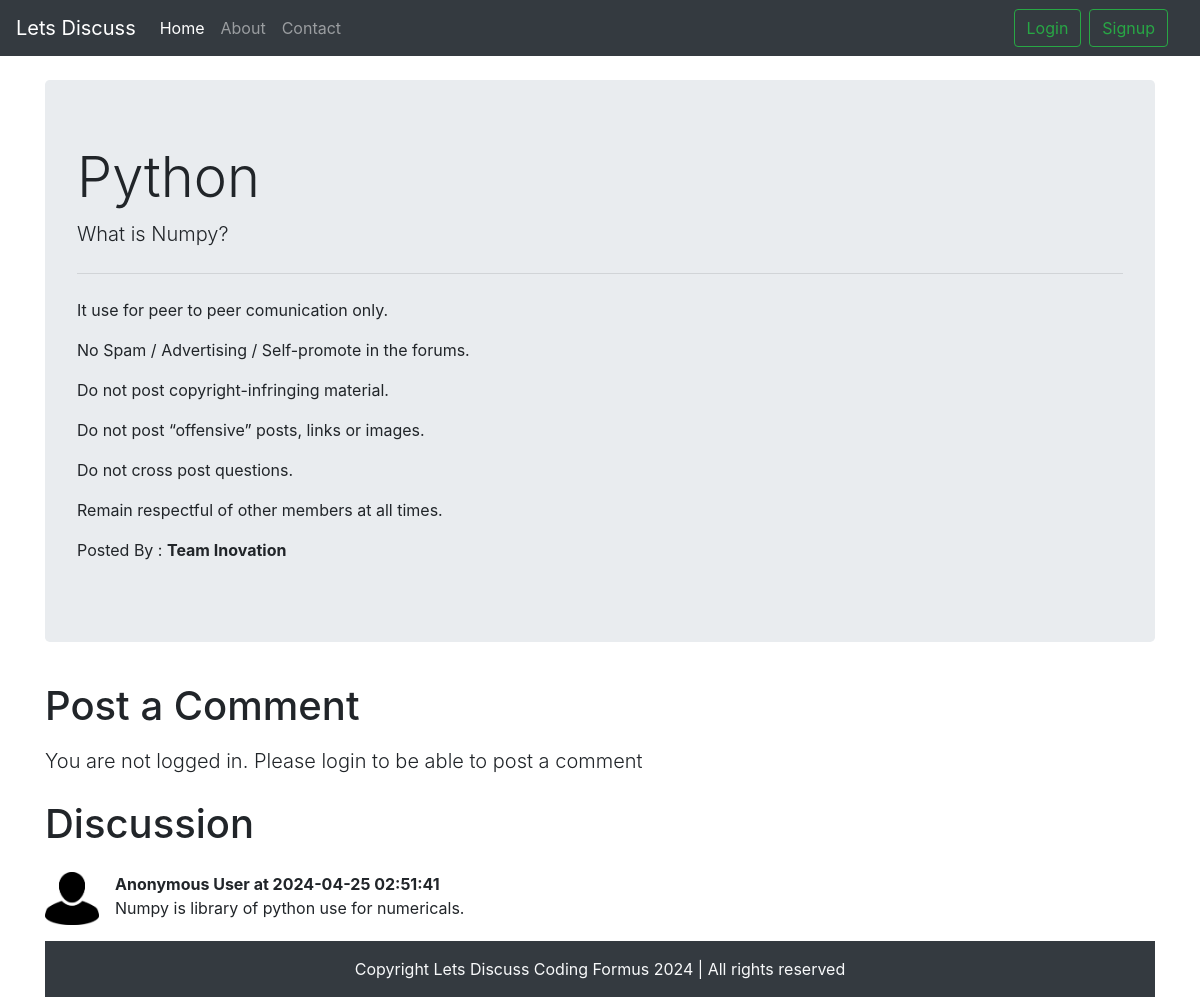
The page /threadin.php?threadid=85 on the database its author committed.
### tables this page shows
CREATE TABLE `threads` (
  `thread_id` int(10) NOT NULL,
  `thread_title` varchar(256) NOT NULL,
  `thread_des` text NOT NULL,
  `thread_user_id` int(10) NOT NULL,
  `thread_cat_id` int(10) NOT NULL,
  `timestamp` datetime NOT NULL DEFAULT current_timestamp()
);

CREATE TABLE `comments` (
  `comment_id` int(9) NOT NULL,
  `comment_content` text NOT NULL,
  `thread_id` int(9) NOT NULL,
  `comment_by` int(9) NOT NULL,
  `comment_time` datetime NOT NULL DEFAULT current_timestamp()
);

### threadin.php (the view, shortened to what this page needs)
<!doctype html>
<html lang="en">
<head>
    <link rel="stylesheet" href="https://cdn.jsdelivr.net/npm/bootstrap@4.4.1/dist/css/bootstrap.min.css"
>
</head>
<body>
    <?php include 'partials/_header.php'; ?>
    <?php include 'partials/_dbconnect.php'; ?>
    <?php
        $id = $_GET['threadid'];
        $sql = "SELECT * FROM `threads` WHERE thread_id=$id ORDER BY timestamp DESC";
        $result = mysqli_query($conn,$sql);
        while($row = mysqli_fetch_assoc($result))
        {
            $title = $row['thread_title'];
            $desc = $row['thread_des'];
        }
    ?>
    <div class="container my-4">
        <div class="jumbotron">
            <h1 class="display-4"><?php echo $title;?></h1>
            <p class="lead"><?php echo $desc ;?></p>
            <hr class="my-4">
            <p>It use for peer to peer comunication only. </p>
            <p>No Spam / Advertising / Self-promote in the forums. </p>
            <p>Do not post copyright-infringing material. </p>
            <p>Do not post “offensive” posts, links or images. </p>
            <p>Do not cross post questions. </p>
            <p>Remain respectful of other members at all times.</p>
            <p>Posted By : <b>Team Inovation</b></p>
        </div>
    </div>
    <?php
if(isset($_SESSION['loggedin']) && $_SESSION['loggedin']==true)
{
  echo ' <div class="container">
  <h1 class="py-2">Post a Comment</h1>
  <form action="'. $_SERVER['REQUEST_URI'].'" method="post">
      <div class="form-group">
          <label for="exampleFormControlTextarea1">Type your comment</label>
          <textarea class="form-control" id="comment" name="comment" rows="3"></textarea>
      </div>
      <button type="submit" class="btn btn-success">Post Comment</button>
  </form>
</div>>';
}
    else{
        echo '
        <div class="container">
        <h1 class="py-2">Post a Comment</h1>
           <p class="lead">You are not logged in. Please login to be able to post a comment</p>
        </div>
        ';
    }
    ?>
    <div class="container">
        <h1 class="py-2">Discussion</h1>
        <?php
        $id = $_GET['threadid'];
        $sql = "SELECT * FROM `comments` WHERE thread_id=$id ORDER BY comment_time DESC";
        $result = mysqli_query($conn,$sql);
        while($row = mysqli_fetch_assoc($result))
        {
            $content = $row['comment_content'];
            $comment_time = $row['comment_time'];
        echo '<div class="media my-3">
            <img src="img/userimg.jpg" width=54px class="mr-3" alt="image not found">
            <div class="media-body">
            <p class="font-weight-bold my-0" >Anonymous User at '.$comment_time.'</p>
                '.$content.'
            </div>
        </div>';
}
?>
        <?php include 'partials/_footer.php'; ?>
</body>
</html>

### rows shown on the page
threads: thread_title "Python", thread_des "What is Numpy?"
comments: comment_time "2024-04-25 02:51:41", comment_content "Numpy is library of python use for numericals."
